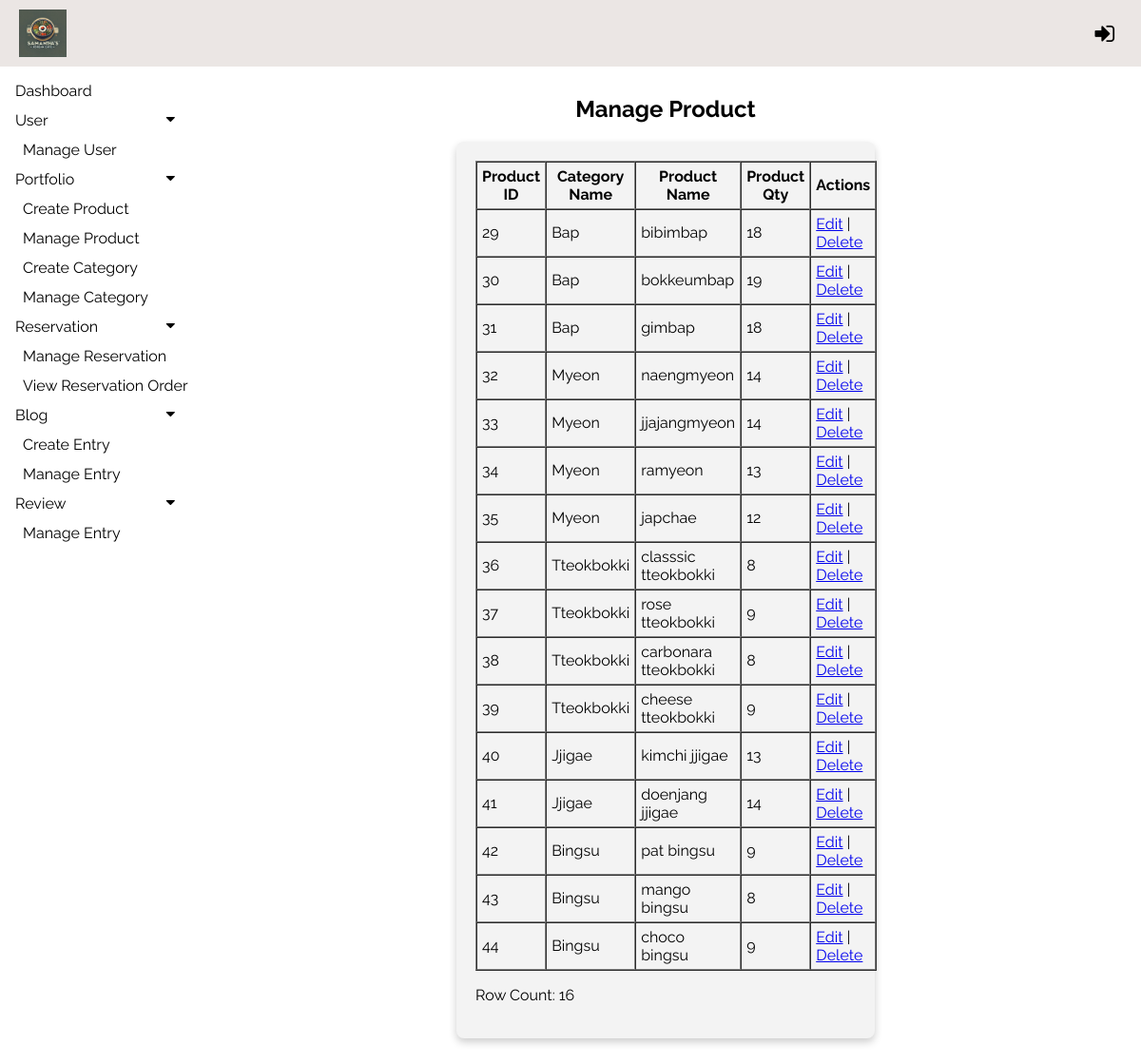
Screenshot of /ppms/admin/modules/product/productList.php with the database file from the repository.
### tables this page shows
CREATE TABLE `product` (
  `productID` int(11) NOT NULL,
  `productName` varchar(100) NOT NULL,
  `productImg` varchar(100) NOT NULL,
  `categoryID` int(11) NOT NULL,
  `productQty` int(11) NOT NULL,
  `productPrice` decimal(8,2) NOT NULL
);

CREATE TABLE `category` (
  `categoryID` int(11) NOT NULL,
  `categoryName` varchar(100) NOT NULL,
  `categoryDesc` varchar(100) NOT NULL,
  `createDate` timestamp NOT NULL DEFAULT current_timestamp()
);

### ppms/admin/modules/product/productList.php (the view, shortened to what this page needs)
<?php
include("../../../config/config.php");
?>
<!DOCTYPE html>
<html lang="en">
<head>
    <link rel="stylesheet" href="https://cdnjs.cloudflare.com/ajax/libs/font-awesome/4.7.0/css/font-awesome.min.css">
    <link rel="stylesheet" type="text/css" href="../../css/admin.css">
</head>
<body>
<header>
    <div class="topNav">
        <img src="<?php echo ADMIN_BASE_URL; ?>/img/logo.jpeg" alt="Logo">
        <?php if (isset($_SESSION["UID"])) { ?>
            <span>Welcome, <b><?php echo $_SESSION["userName"]; ?></b></span>
            <a href="<?php echo ADMIN_BASE_URL; ?>userAuth/logout.php" class="logout-button" title="Logout">
                <i class="fa fa-sign-out" style="font-size:24px;" alt="Logout"></i>
            </a>
        <?php } else { ?>
            <a href="javascript:void(0);" onclick="openLoginPopup()" class="login-button">
                <i class="fa fa-sign-in" style="font-size:24px;" title="Login"></i>
            </a>
        <?php } ?>
    </div>
</header>
    <?php
    include '../../includes/sideNav.php';
    ?>
    <div class="main">
        <h2 style="text-align: center;">Manage Product</h2>
        <div class="rowform">
            <?php
            $sql_product = "SELECT p.productID, p.productName, p.productImg, p.categoryID,
            c.categoryID, c.categoryName, p.productQty, p.productPrice
            FROM product p, category c
            WHERE p.categoryID = c.categoryID
            ORDER BY p.productID ASC";
            $result = mysqli_query($conn, $sql_product);
            $rowcount = mysqli_num_rows($result);
            if ($rowcount > 0) {
                echo "<table border='1' cellpadding='5' cellspacing='0' width='100%'>";
                echo "<tr>";
                echo "<th>Product ID</th>";
                echo "<th>Category Name</th>";
                echo "<th>Product Name</th>";
                echo "<th>Product Qty</th>";
                echo "<th>Actions</th>";
                echo "</tr>";
                while ($row = mysqli_fetch_assoc($result)) {
                    echo "<tr>";
                    echo "<td>" . htmlspecialchars($row["productID"]) . "</td>";
                    echo "<td>" . htmlspecialchars($row["categoryName"]) . "</td>";
                    echo "<td>" . htmlspecialchars($row["productName"]) . "</td>";
                    echo "<td>" . htmlspecialchars($row["productQty"]) . "</td>";
                    echo "<td>";
                    echo "<a href='editProduct.php?id=" . urlencode($row["productID"]) . "'>Edit</a> | ";
                    echo "<a href='deleteProduct.php?id=" . urlencode($row["productID"]) . "' onclick='return confirm(\"Are you sure you want to delete this product?\");'>Delete</a>";
                    echo "</td>";
                    echo "</tr>";
                }
                echo "</table>";
                echo "<p>Row Count: $rowcount</p>";
            } else {
                echo "<p>No results found.</p>";
            }
            echo '</div>';
            echo '</div>';
            ?>
    </body>
    </html>

### ppms/admin/css/admin.css (style rules this page uses)
body { font-family: "Raleway", sans-serif; margin: 0; padding: 0; background-color: white; }
.topNav { display: flex; justify-content: space-between; align-items: center; background-color:#ebe6e4; color: black; padding: 10px 20px; position: fixed; top: 0; left: 0; width: 100%; z-index: 2; box-sizing: border-box; }
.topNav img { height: 50px; }
.topNav a { color: black; text-decoration: none; font-size: 16px; display: flex; align-items: center; }
.topNav .fa { margin-right: 8px; }
.main { margin-top: 70px; margin-left: 200px; padding: 10px 10px; }
.rowform { max-width: 400px; padding: 20px; background-color: #f3f3f3; border-radius: 8px; box-shadow: 0 4px 8px rgba(0, 0, 0, 0.2); margin: auto; }

### rows the page displays
product: productID "29", categoryID.categoryName "Bap", productName "bibimbap", productQty "18"
product: productID "30", categoryID.categoryName "Bap", productName "bokkeumbap", productQty "19"
product: productID "31", categoryID.categoryName "Bap", productName "gimbap", productQty "18"
product: productID "32", categoryID.categoryName "Myeon", productName "naengmyeon", productQty "14"
product: productID "33", categoryID.categoryName "Myeon", productName "jjajangmyeon", productQty "14"
product: productID "34", categoryID.categoryName "Myeon", productName "ramyeon", productQty "13"
product: productID "35", categoryID.categoryName "Myeon", productName "japchae", productQty "12"
product: productID "36", categoryID.categoryName "Tteokbokki", productName "classsic tteokbokki", productQty "8"
product: productID "37", categoryID.categoryName "Tteokbokki", productName "rose tteokbokki", productQty "9"
product: productID "38", categoryID.categoryName "Tteokbokki", productName "carbonara tteokbokki", productQty "8"
product: productID "39", categoryID.categoryName "Tteokbokki", productName "cheese tteokbokki", productQty "9"
product: productID "40", categoryID.categoryName "Jjigae", productName "kimchi jjigae", productQty "13"
product: productID "41", categoryID.categoryName "Jjigae", productName "doenjang jjigae", productQty "14"
product: productID "42", categoryID.categoryName "Bingsu", productName "pat bingsu", productQty "9"
product: productID "43", categoryID.categoryName "Bingsu", productName "mango bingsu", productQty "8"
product: productID "44", categoryID.categoryName "Bingsu", productName "choco bingsu", productQty "9"

### other values shown
$rowcount "16"
